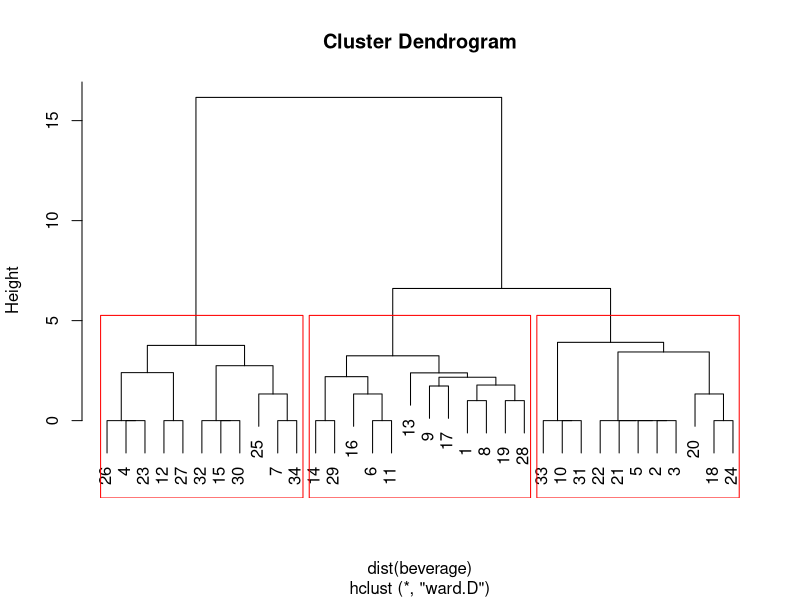

Write R code to recreate this figure.
# Cluster analysis

beverage <- read.table("Data_beverage.csv", header = T, sep = ";")
head(beverage)
summary(beverage)

beverage$numb.obs <- NULL

# We perform cluster analysis,
# The result is written to the list clust.beverage

clust.beverage <- hclust(dist(beverage), "ward.D")
clust.beverage
# Cluster method   : ward.D 
# Distance         : euclidean 
# Number of objects: 34

# Construction of the dendrogram
plot(clust.beverage)
rect.hclust(clust.beverage, k = 3, border = "red")

# Divide into 3 clusters
# groups vector contains the cluster number 
groups <- cutree(clust.beverage, k = 3) 
groups

# in the first cluster
colMeans(beverage[groups==1,]) * 100
# in the second cluster
colMeans(beverage[groups==2,]) * 100
# in the 3rd cluster
colMeans(beverage[groups==3,]) * 100
